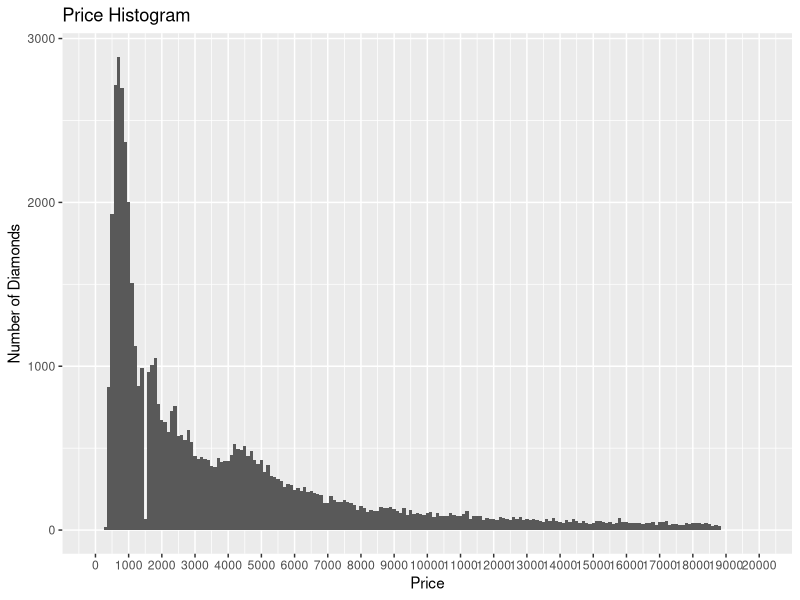
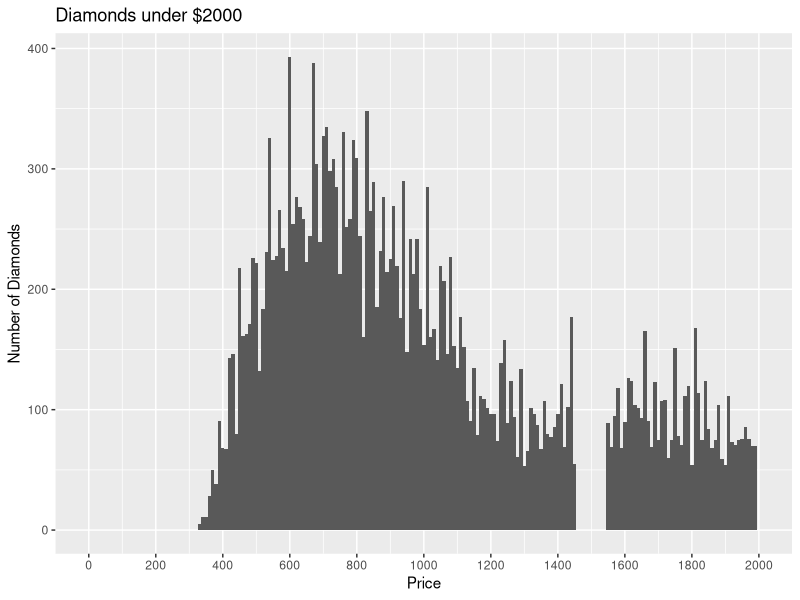
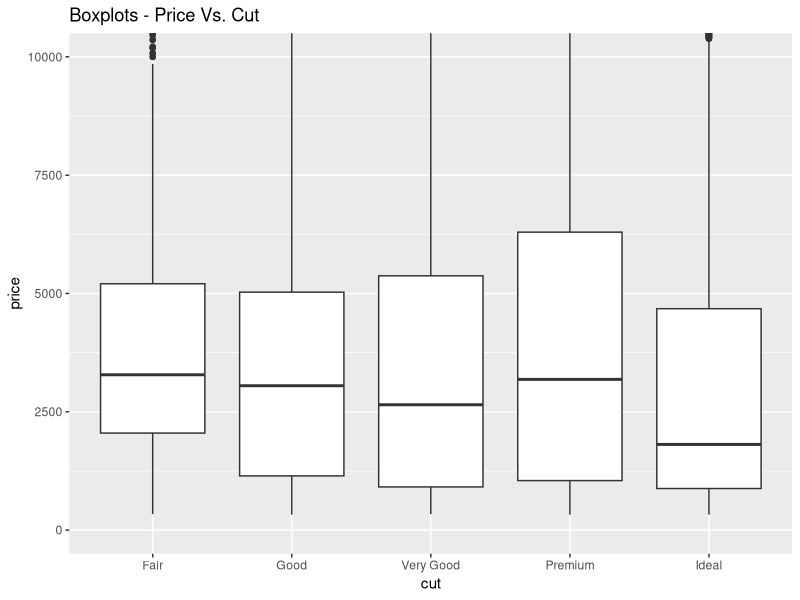
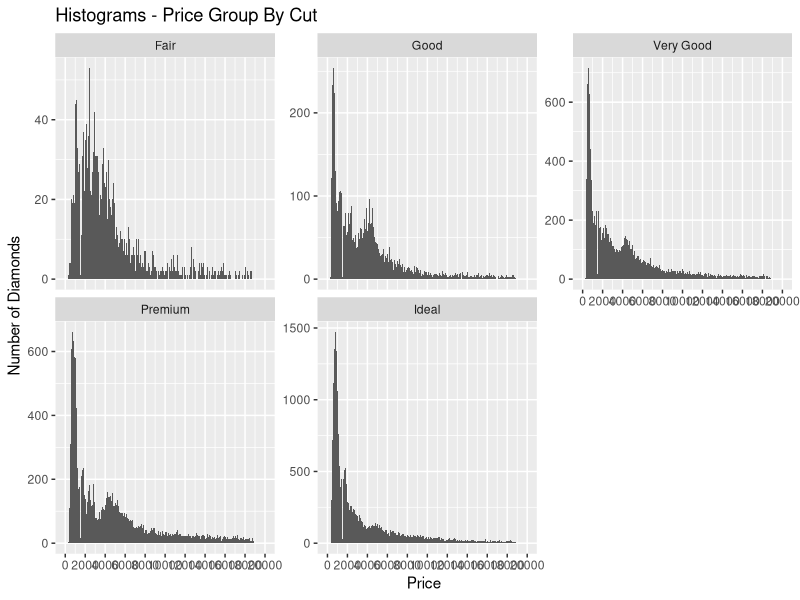
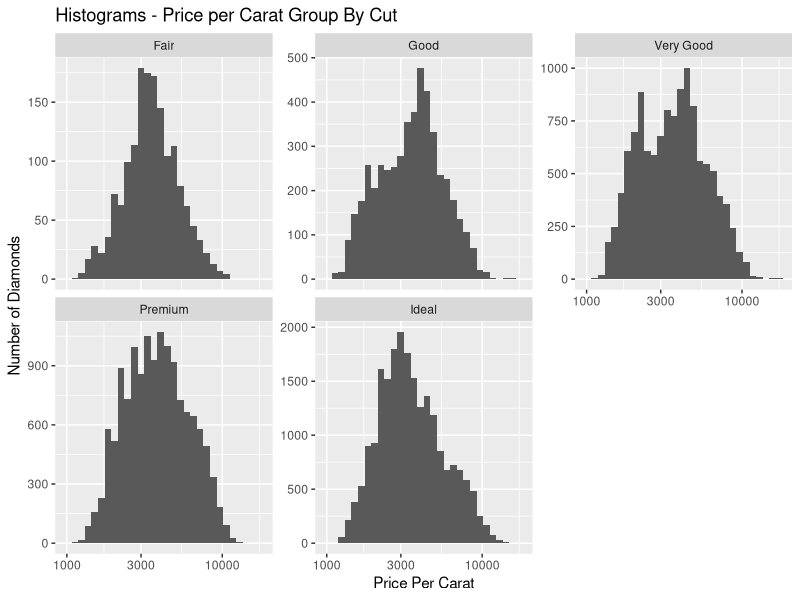
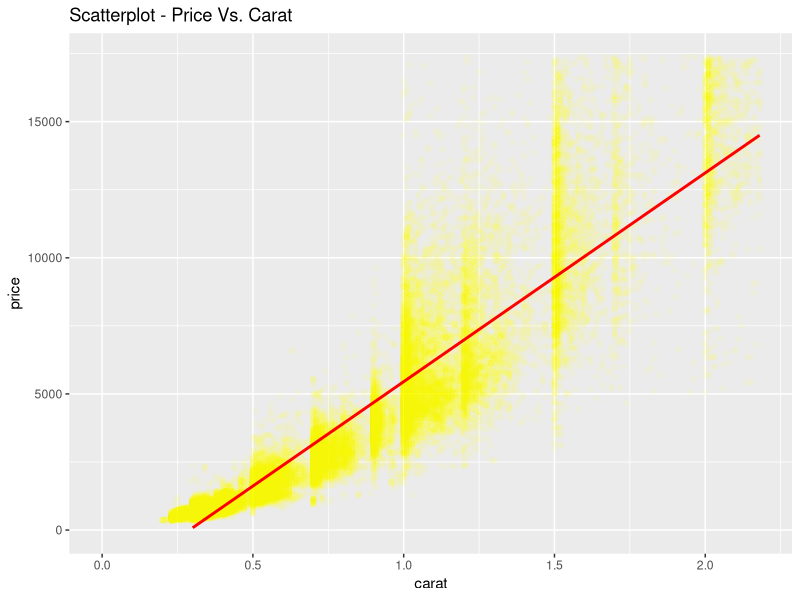
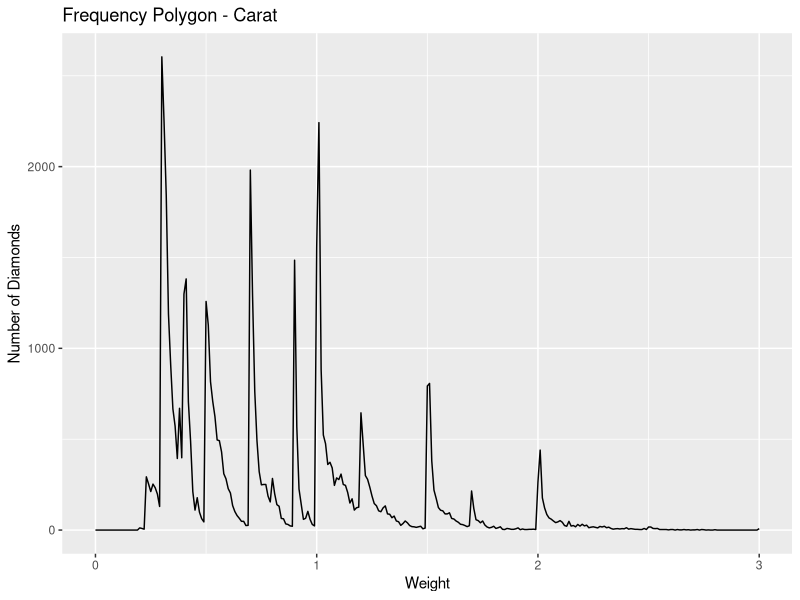
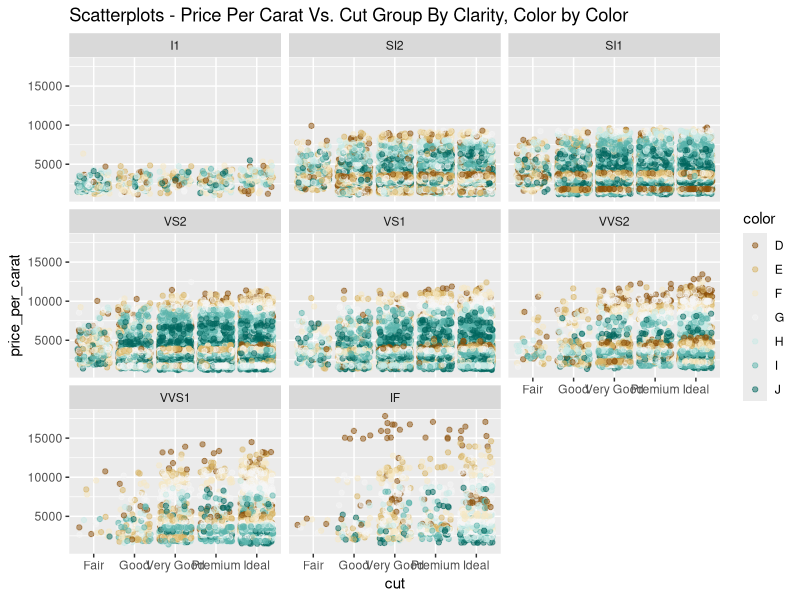

These figures' R source, in order:
## ---- chunk 1
library(ggplot2)
library(dplyr)
library(gridExtra)
## ---- chunk 2
knitr::opts_chunk$set(echo=FALSE, warning=FALSE, message=FALSE)
## ---- chunk 3
data(diamonds)
## ---- chunk 4
summary(diamonds)
?diamonds
## ---- chunk 5
summary(diamonds$price)
## ---- chunk 6
ggplot(data = diamonds, 
       aes(x = price)) +
  geom_histogram(binwidth = 100) +
  scale_x_continuous(limits = c(0, 20000),
                     breaks = seq(0, 20000, 1000)) +
  xlab('Price') +
  ylab('Number of Diamonds') +
  ggtitle('Price Histogram')
## ---- chunk 7
ggplot(data = diamonds,
       aes(x = price)) +
  geom_histogram(binwidth = 10) +
  scale_x_continuous(limits = c(0, 2000),
                     breaks = seq(0, 2000, 200)) +
  xlab('Price') +
  ylab('Number of Diamonds') +
  ggtitle("Diamonds under $2000")
## ---- chunk 8
by(diamonds$price, diamonds$cut, summary)
## ---- chunk 9
ggplot(data = diamonds,
       aes(x = cut, y = price)) +
  geom_boxplot() +
  coord_cartesian(ylim = c(0, 10000)) +
  ggtitle("Boxplots - Price Vs. Cut")
## ---- chunk 10
ggplot(data = diamonds,
       aes(x = price)) +
  geom_histogram(binwidth = 100) +
  scale_x_continuous(limits = c(0, 20000),
                     breaks = seq(0, 20000, 2000)) +
  facet_wrap(~cut,
             scales='free_y') +
  xlab('Price') +
  ylab('Number of Diamonds') +
  ggtitle('Histograms - Price Group By Cut')
## ---- chunk 11
ggplot(data = diamonds,
       aes(x = price/carat)) +
  geom_histogram() +
  scale_x_log10() +
  facet_wrap(~cut,
             scales='free_y') +
  xlab('Price Per Carat') +
  ylab('Number of Diamonds') +
  ggtitle('Histograms - Price per Carat Group By Cut')
## ---- chunk 12
summary(diamonds$price/diamonds$carat)
## ---- chunk 13
ggplot(data = diamonds,
       aes(x = carat,
           y = price)) +
  geom_point(alpha = 1/20,
             color = 'yellow') +
  xlim(0, quantile(diamonds$carat, 0.99)) +
  ylim(0, quantile(diamonds$price, 0.99)) +
  geom_smooth(method = 'lm',
              color = 'red') +
  ggtitle('Scatterplot - Price Vs. Carat')
## ---- chunk 14
ggplot(data = diamonds,
       aes(x = carat)) +
  geom_freqpoly(binwidth = .01) +
  scale_x_continuous(limits = c(0, 3),
                     breaks = seq(0, 3, 1)) +
  xlab('Weight') +
  ylab('Number of Diamonds') +
  ggtitle('Frequency Polygon - Carat')
## ---- chunk 15
diamonds$price_per_carat <- diamonds$price / diamonds$carat

ggplot(data = diamonds,
       aes(x = cut,
           y = price_per_carat)) +
  geom_jitter(alpha = .5,
              aes(color = color)) +
  facet_wrap(~clarity) +
  scale_color_brewer(type = 'div') +
  ggtitle('Scatterplots - Price Per Carat Vs. Cut Group By Clarity, Color by Color')
## ---- chunk 16
by(diamonds$price, diamonds$color, summary)
## ---- chunk 17
ggplot(data = diamonds,
       aes(x = color, y = price)) +
  geom_boxplot() +
  coord_cartesian(ylim = c(0, 10000)) +
  ggtitle('Interquartile Range (IQR) - Price Vs. Color')
## ---- chunk 18
ggplot(data = diamonds,
       aes(x = color,
           y = price/carat)) +
  geom_boxplot() +
  coord_cartesian(ylim = c(0, 7500)) +
  ggtitle('Boxplots - Price Per Carat Vs. Color')
## ---- chunk 19
ggplot(data = diamonds,
       aes(x = price)) +
  geom_histogram(aes(fill = cut)) +
  facet_wrap(~color) +
  scale_fill_brewer(palette = "Spectral") +
  scale_x_log10() +
  ggtitle('Histogram - Price Group By Color, Color By Cut')
## ---- chunk 20
diamondsByClarity <- diamonds %>%
  group_by(clarity) %>%
  summarise(mean_price = mean(price),
            median_price = median(price),
            min_price = min(price),
            max_price = max(price),
            n = n()) %>%
  arrange(clarity)

diamonds_by_clarity <- group_by(diamonds, clarity)
diamonds_mp_by_clarity <- summarise(diamonds_by_clarity, 
                                    mean_price = mean(price))

diamonds_by_color <- group_by(diamonds, color)
diamonds_mp_by_color <- summarise(diamonds_by_color,
                                 mean_price = mean(price))

diamond_clarity_plot <- ggplot(data = diamonds_mp_by_clarity, 
                               aes(x = clarity, y = mean_price)) +
  geom_bar(stat="identity") +
  ggtitle('Bar Chart - Mean Price Vs. Clarity')

diamond_color_plot <- ggplot(data = diamonds_mp_by_color,
                             aes(x = color, y = mean_price)) +
  geom_bar(stat="identity") +
  ggtitle('Bar Chart - Mean Price Vs. Color')

grid.arrange(diamond_clarity_plot, diamond_color_plot)
## ---- chunk 21
with(diamonds, cor.test(price, x, method = 'pearson'))
with(diamonds, cor.test(price, y, method = 'pearson'))
with(diamonds, cor.test(price, z, method = 'pearson'))
## ---- chunk 22
ggplot(data = diamonds,
       aes(x = x, y = price)) +
  geom_point(alpha = 1/20,
             color = 'blue')+
  xlim(3,10) +
  ggtitle('Scatterplot - Price Vs. X')
## ---- chunk 23
diamonds$volume <- diamonds$x * diamonds$y + diamonds$z
volume_df <- subset(diamonds, volume > 0 & volume < 800)

cor.test(volume_df$price, volume_df$volume, method = "pearson")
## ---- chunk 24


ggplot(data = diamonds,
       aes(x = volume,
           y = price)) +
  geom_point(alpha = 1/20,
             color = 'orange') +
  xlim(0, quantile(diamonds$volume, 0.99)) +
  ylim(0, quantile(diamonds$price, 0.99)) +
  geom_smooth(method = 'lm',
              color = 'red') +
  ggtitle('Scatterplot - Price Vs. Volume')
## ---- chunk 25
ggplot(data = volume_df,
       aes(x = volume,
           y = price)) +
  geom_point(alpha = 1/20,
             color = 'pink') +
  xlim(0, quantile(volume_df$volume, 0.99)) +
  ylim(0, quantile(volume_df$price, 0.9)) +
  geom_smooth(method = 'lm',
              color = 'red') +
  ggtitle('Scatterplot - Price Vs. Volume Filtered')
## ---- chunk 26
diamonds$volume <- diamonds$x * diamonds$y * diamonds$z

ggplot(data = diamonds,
       aes(x = volume, 
           y = price)) +
  geom_point(aes(color = clarity)) +
  scale_color_brewer(type = 'div') +
  xlim(0, quantile(diamonds$volume, 0.99)) +
  scale_y_log10() +
  ggtitle('Scatterplot - Price Vs. Volume Color By Clarity')
## ---- chunk 27
with(diamonds, cor.test(price, depth, method = 'pearson'))
## ---- chunk 28
ggplot(data = diamonds, aes(x = depth,
                            y = price)) +
  geom_point(alpha = .02,
             color = 'purple') +
  scale_x_continuous(limits = c(56, 66),
                     breaks = seq(58, 64, 2)) +
  ggtitle('Scatterplot - Price Vs. Depth')
## ---- chunk 29
ggplot(data = diamonds,
       aes(x = table,
           y = price)) +
  geom_point(aes(color = cut)) +
  scale_color_brewer(type = 'qual') +
  xlim(50, 80) + 
  ggtitle('Scatterplot - Price Vs. Table Group By Cut')
